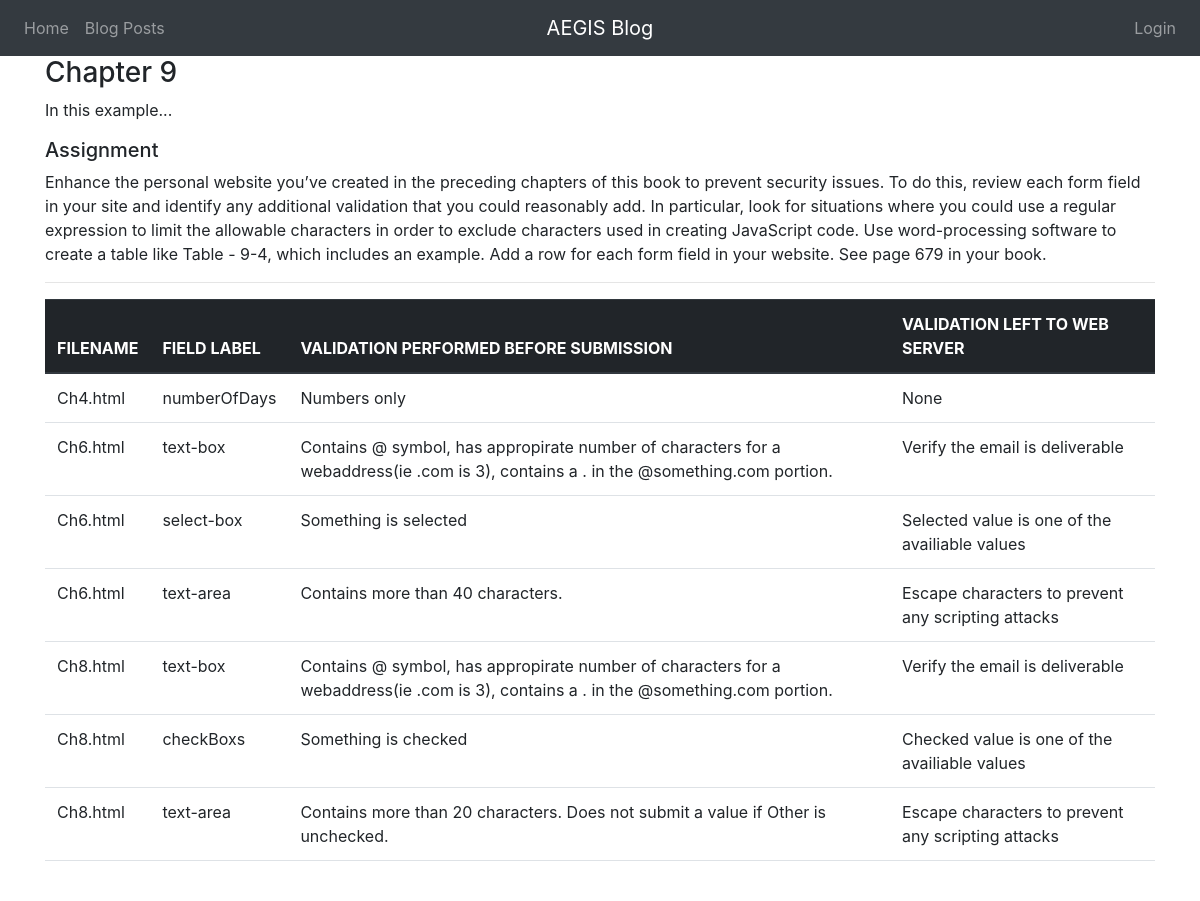
The page /blog/chapter/9 on the database its author committed.
### blog/models.py (models this page shows, shortened)
class Posts(models.Model):
    title = models.CharField(max_length=200)
    body = models.TextField(default="")
    page_number = models.ForeignKey(Pages, default=None, on_delete=models.CASCADE, unique=True)
    created_at = models.DateTimeField(default=timezone.now(), blank=True)
    assignment = models.TextField()
    class Meta:
        verbose_name_plural = "posts"

### blog/views.py (the view)
# urls.py: path('blog/chapter/<page>', views.chapter),
def chapter(request, page):
    posts = Posts.objects.filter(page_number__page_number=page)
    context = {
    'posts': posts,
    'body': "body stuff",
    }
    return render(request, 'blog/ch{}.html'.format(page), context)

### blog/templates/blog/ch9.html
{% extends 'blog/layout.html' %}
{% block content %}
{% include 'blog/context.html' %}
<div class='row'>
  <div class='col-12'>
    <table class="table">
      <thead class="thead-dark">
      <tr>
        <th scope="col">
          FILENAME
        </th>
        <th scope="col">
          FIELD LABEL
        </th>
        <th scope="col">
          VALIDATION PERFORMED BEFORE SUBMISSION
        </th>
        <th scope="col">
          VALIDATION LEFT TO WEB SERVER
        </th>
      </tr>
      </thead>
      <tr>
        <td>
          Ch4.html
        </td>
        <td>
          numberOfDays
        </td>
        <td>
          Numbers only
        </td>
        <td>
          None
        </td>
      </tr>
      <tr>
        <td>
          Ch6.html
        </td>
        <td>
          text-box
        </td>
        <td>
          Contains @ symbol, has appropirate number of characters for a webaddress(ie .com is 3), contains a . in the @something.com portion.
        </td>
        <td>
          Verify the email is deliverable
        </td>
      </tr>
      <tr>
        <td>
          Ch6.html
        </td>
        <td>
          select-box
        </td>
        <td>
          Something is selected
        </td>
        <td>
          Selected value is one of the availiable values
        </td>
      </tr>
      <tr>
        <td>
          Ch6.html
        </td>
        <td>
          text-area
        </td>
        <td>
          Contains more than 40 characters.
        </td>
        <td>
          Escape characters to prevent any scripting attacks
        </td>
      </tr>
      <tr>
        <td>
          Ch8.html
        </td>
        <td>
          text-box
        </td>
        <td>
          Contains @ symbol, has appropirate number of characters for a webaddress(ie .com is 3), contains a . in the @something.com portion.
        </td>
        <td>
          Verify the email is deliverable
        </td>
      </tr>
      <tr>
        <td>
          Ch8.html
        </td>
        <td>
          checkBoxs
        </td>
        <td>
          Something is checked
        </td>
        <td>
          Checked value is one of the availiable values
        </td>
      </tr>
      <tr>
        <td>
          Ch8.html
        </td>
        <td>
          text-area
        </td>
        <td>
          Contains more than 20 characters. Does not submit a value if Other is unchecked.
        </td>
        <td>
          Escape characters to prevent any scripting attacks
        </td>
      </tr>
      <tr>
        <td>
        </td>
        <td>
        </td>
        <td>
        </td>
        <td>
        </td>
      </tr>
    </table>
  </div>
</div>
{% endblock %}

### blog/templates/blog/context.html
{% for post in posts %}
<h3>{{ post.title }}</h3>
<p>{{ post.body }}</p>
<h5>Assignment</h5>
<p>{{ post.assignment }}</p>
<hr>
{% endfor %}

### blog/static/blog/styles/styles.css (style rules this page uses)
html, body { height: 100%; margin: 0; padding: 0; }

### rows shown on the page
Posts: title "Chapter 9", body "In this example...", assignment "Enhance the personal website you’ve created in the preceding chapters of this book to prevent security issues. To do this, review each form field in your site and identify any additional validation that you could reasonably add. In particular, look for situations where you could use a regular expression to limit the allowable characters in order to exclude characters used in creating JavaScript code. Use word-processing software to create a table like Table - 9-4, which includes an example. Add a row for each form field in your website. See page 679 in your book."
